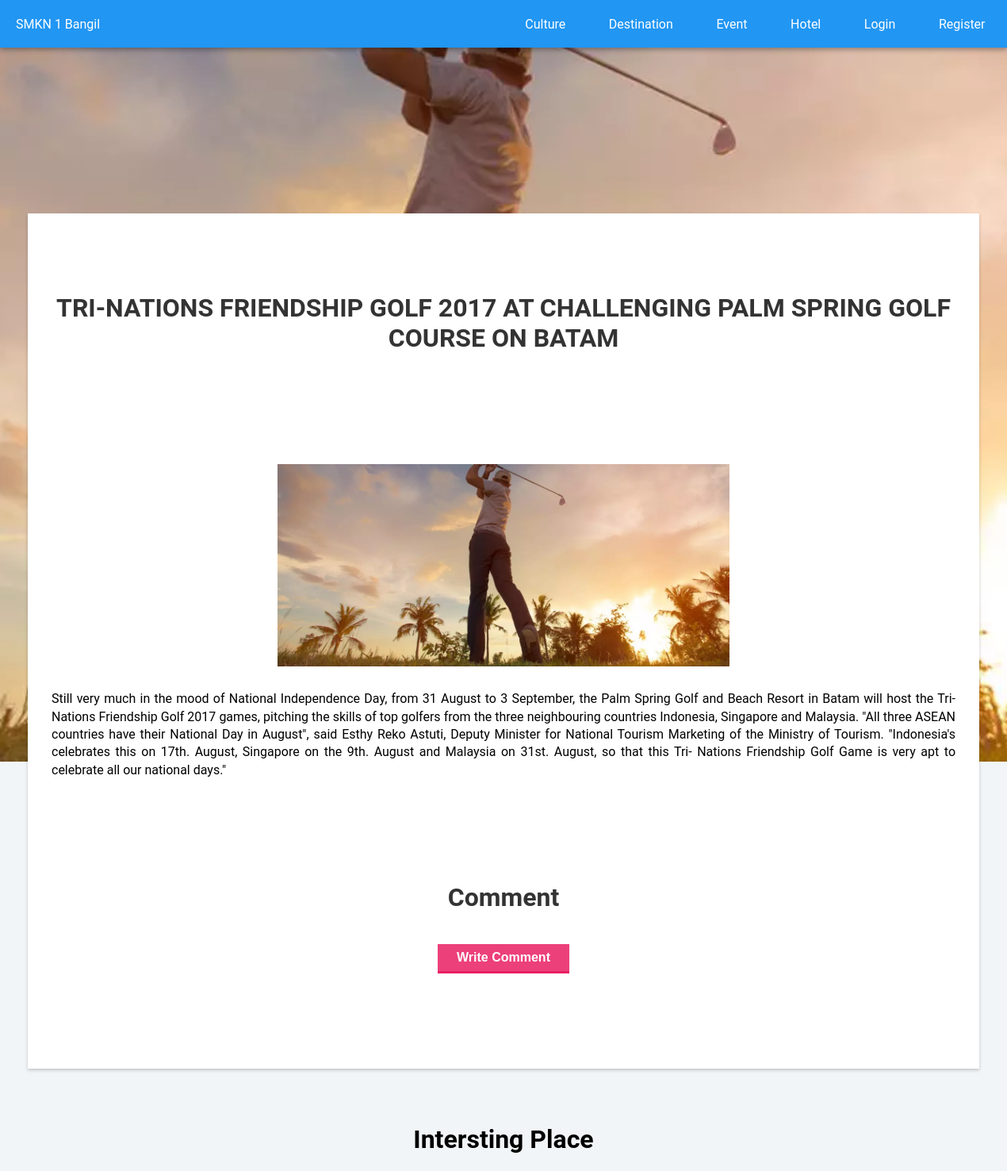
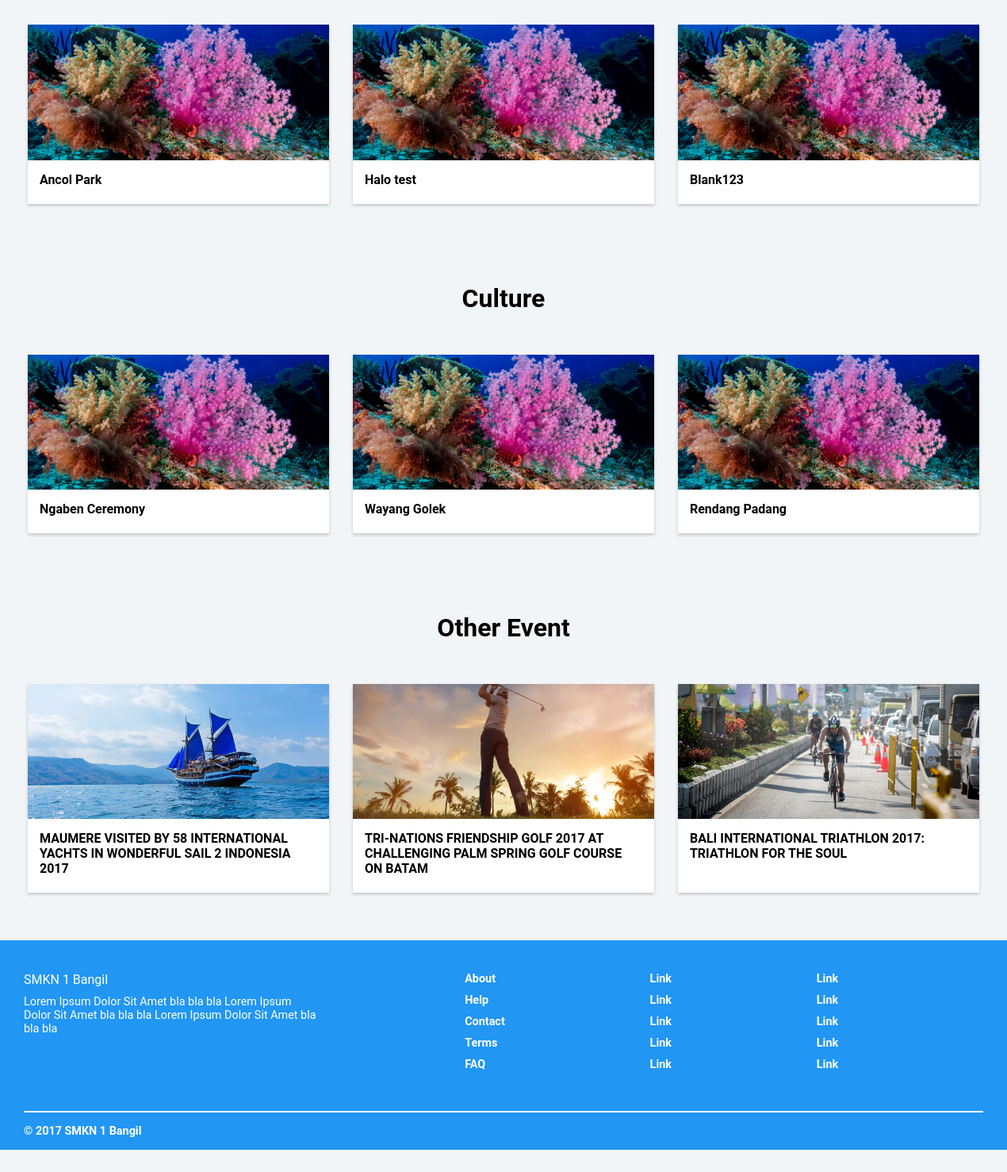
Page /?page=article&id=16 on the committed database (2 pictures, top to bottom).
### tables this page shows
CREATE TABLE `article` (
  `article_id` int(10) NOT NULL,
  `article_name` varchar(255) NOT NULL,
  `article_date` date NOT NULL,
  `article_content` text NOT NULL,
  `article_view` int(11) NOT NULL,
  `article_picture` varchar(255) NOT NULL,
  `place_id` int(11) NOT NULL,
  `user_id` int(11) NOT NULL,
  `category_id` int(11) NOT NULL
);

### proses/pdo.php (called while the page is built, shortened)
<?php
class Database {
    private $dsn = 'mysql:host=localhost; dbname=project_1';
    private $user = 'root';
    private $password = '';
	protected static $_instance = null;
	public static function instance() {
		if (self::$_instance === null) {
			self::$_instance = new Database();
		}
		return self::$_instance;
	}
	public function getInstance(){
		try{
			$this->db = new PDO($this->dsn, $this->user, $this->password);
			$this->db->setAttribute(PDO::ATTR_ERRMODE, PDO::ERRMODE_EXCEPTION);
			return $this->db;
		}
		catch(PDOException $e) {
			echo "ERROR" . $e->getMessage();
		}
	}
}
?>

### proses/model.php (called while the page is built, shortened)
<?php
	include('pdo.php');
	class model extends database{
		public function __construct(){
			$pdo = Database::instance();
			$this->db = $pdo->getInstance();
		}
	}
?>

### core/controller.php (called while the page is built, shortened)
<?php
	include_once("proses/model.php");
	class controller{
		function __construct(){
			$this->model = new model();
		}
	}
?>

### content/article.php (the view, shortened to what this page needs)
<?php include_once('content/nav.php'); ?>
<?php
	$id = $_GET['id'];
	$main->model->article($id);
	$query = $main->model->db->prepare("SELECT * FROM article WHERE article_id=? ");
	$query->execute(array($id));
	$row = $query->fetch(PDO::FETCH_OBJ);
?>
<header id="header" style="background-image: url(assets/img/<?= $row->article_picture ?>);">
	<div class="hero">
	</div>
</header>
<main id="start">
	<div class="container">
		<div class="main-title">
			<h1><?= $row->article_name ?></h1>
		</div>
		<div class="main-article">
			<img src="assets/img/<?= $row->article_picture ?>" alt="picture"/>
			<p>
			<?= $row->article_content ?>
			</p>
		</div>
		<div class="main-comment">
		<div class="main-title" style="padding-bottom: 30px">
			<h1>Comment</h1>
		</div>
			<form action="" method="post">
			<button class="btn global" name="write">Write Comment</button>
			</form>
		</div>
		</div>
</main>
<div class="card-wrap">
	<div class="main-title">
			<h1>intersting place</h1>
	</div>
	<div class="card-row">
		<?php
			$query = $main->model->db->prepare("SELECT * FROM article WHERE article.category_id=2 ORDER BY RAND() DESC LIMIT 3");
			$query->execute();
			while( $row = $query->fetch(PDO::FETCH_OBJ) ){
		?>
		<div class="card">
		<a class="card-item" href="?page=article&id=<?= $row->article_id ?>">
			<div class="card-header">
				<img src="assets/img/<?= $row->article_picture ?>">
			</div>
			<div class="card-body">
				<div class="card-title">
					<h4><?= $row->article_name?></h4>
				</div>
			</div>
		</a>
		</div>
		<?php
			}
		?>
	</div>
</div>
<div class="card-wrap">
	<div class="main-title">
		<h1>Culture</h1>
	</div>
	<div class="card-row">
		<?php
			$query = $main->model->db->prepare("SELECT * FROM article WHERE article.category_id=1 OR article.category_id=3 ORDER BY RAND() LIMIT 3");
			$query->execute();
			while( $row = $query->fetch(PDO::FETCH_OBJ) ){
		?>
		<div class="card">
		<a class="card-item" href="?page=article&id=<?= $row->article_id ?>">
			<div class="card-header">
				<img src="assets/img/<?= $row->article_picture ?>">
			</div>
			<div class="card-body">
				<div class="card-title">
					<h4><?= $row->article_name?></h4>
				</div>
			</div>
		</a>
		</div>
		<?php
			}
		?>
	</div>
</div>
<div class="card-wrap">
	<div class="main-title">
		<h1>Other Event</h1>
	</div>
	<div class="card-row">
		<?php
			$query = $main->model->db->prepare("SELECT * FROM article WHERE article.category_id=5 OR article.category_id=4 ORDER BY RAND() DESC LIMIT 3");
			$query->execute();
			while( $row = $query->fetch(PDO::FETCH_OBJ) ){
		?>
		<div class="card">
		<a class="card-item" href="?page=article&id=<?= $row->article_id ?>">
			<div class="card-header">
				<img src="assets/img/<?= $row->article_picture ?>">
			</div>
			<div class="card-body">
				<div class="card-title">
					<h4><?= $row->article_name?></h4>
				</div>
			</div>
		</a>
		</div>
		<?php
			}
		?>
	</div>
</div>
<?php include_once('content/footer.php'); ?>

### assets/css/global.css (style rules this page uses)
* { margin: 0 auto; padding: 0; }
body { font-family: Roboto, sans-serif; background: #f2f5f7; }
a { text-decoration: none; color: inherit; }
.cover-background, header, main .main-static .side-img { background-size: cover; -webkit-background-size: cover; -moz-background-size: cover; -ms-background-size: cover; -o-background-size: cover; background-position: center; }
.btn { display: block; font-size: 1rem; font-weight: 600; color: white; padding: 8px 24px; border: none; text-transform: capitalize; cursor: pointer; }
.btn.global, .btn-plus, .btn-control, .pagination a { cursor: pointer; background: #ec407a !important; border-bottom: 3px solid rgba(233, 30, 99, 1); }
.shadow, .modal, .modal-admin, .dropdown.collapse, nav, main .container, .card .card-item, .card-2 .card-item, .scroll-top, .btn-plus, .btn-control, .preview-float, .pagination a { background: #fff; -webkit-box-shadow: 0 2px 4px rgba(0, 0, 0, 0.2); -moz-box-shadow: 0 2px 4px rgba(0, 0, 0, 0.2); box-shadow: 0 2px 4px rgba(0, 0, 0, 0.2); }
footer, { -webkit-box-shadow: 0 -2px 4px rgba(0, 0, 0, 0.2); -moz-box-shadow: 0 -2px 4px rgba(0, 0, 0, 0.2); box-shadow: 0 -2px 4px rgba(0, 0, 0, 0.2); }
.shadow, .modal, .modal-admin, .btn-submit, .btn.global, .dropdown.collapse:hover, nav, main .container, main .preview-image, .card .card-item, .card-2 .card-item, footer, .btn-plus, .btn-control, .preview-float, .pagination a { transition: box-shadow 300ms; }

### assets/css/header.css (style rules this page uses)
.hero { display: flex; align-items: center; justify-content: center; width: 100%; height: 120vh; text-transform: uppercase; }

### assets/css/main.css (style rules this page uses)
main { padding: 0 30px; margin-top: -20vh; }
main .container { padding: 0 30px 120px; background: #fff; box-sizing: border-box; }
main .main-title { padding: 100px 0 130px; }
.main-title { text-transform: capitalize; text-align: center; }
main .main-title h1 { color: rgba(0,0,0,0.8); margin-bottom: 10px; }
main .main-article p { text-align: justify; margin-bottom: 30px; line-height: 140%; }
main .main-article img { width: 50%; display: flex; margin-bottom: 30px; }

### assets/css/grid.css (style rules this page uses)
.container { width: 100%; max-width: 1200px; }
.card-wrap { margin-top: 30px; max-width: 1200px; width: 100%; padding: 0 30px; }
.card-wrap .main-title { padding: 40px 0 52px; }
.card-row { display: flex; flex-flow: row wrap; margin: 0 -15px; }
.card, .card-2, .card-50 { display: flex; flex: 1 0 auto; padding: 0 15px; margin-bottom: 30px; box-sizing: border-box; }
.card { margin-left: 0; margin-right: 0; width: 33%; max-width: 33.3333%; }
.card .card-item { cursor: pointer; display: block; }
.card-item { width: 100%; }
.card-item .card-header { position: relative; width: 100%; height: auto; }
.card-item .card-header img { display: block; width: 100%; height: auto; }
.card-body, .card-footer { width: 100%; padding: 15px; box-sizing: border-box; }
.card-item .card-body .card-title { margin-bottom: 6px; }

### rows in the picture
article: article_name "TRI-NATIONS FRIENDSHIP GOLF 2017 AT CHALLENGING PALM SPRING GOLF COURSE ON BATAM", article_picture (picture), article_content "Still very much in the mood of National Independence Day, from 31 August to 3 September, the Palm Spring Golf and Beach Resort in Batam will host the Tri-Nations Friendship Golf 2017 games, pitching the skills of top golfers from the three neighbouring countries Indonesia, Singapore and Malaysia. \"All three ASEAN countries have their National Day in August\", said Esthy Reko Astuti, Deputy Minister for National Tourism Marketing of the Ministry of Tourism. \"Indonesia's celebrates this on 17th. August, Singapore on the 9th. August and Malaysia on 31st. August, so that this Tri- Nations Friendship Golf Game is very apt to celebrate all our national days.\""
article: article_picture (picture), article_name "Ancol Park"
article: article_picture (picture), article_name "Halo test"
article: article_picture (picture), article_name "Blank123"
article: article_picture (picture), article_name "Ngaben Ceremony"
article: article_picture (picture), article_name "Wayang Golek"
article: article_picture (picture), article_name "Rendang Padang"
article: article_picture (picture), article_name "MAUMERE VISITED BY 58 INTERNATIONAL YACHTS IN WONDERFUL SAIL 2 INDONESIA 2017"
article: article_picture (picture), article_name "BALI INTERNATIONAL TRIATHLON 2017: TRIATHLON FOR THE SOUL"
